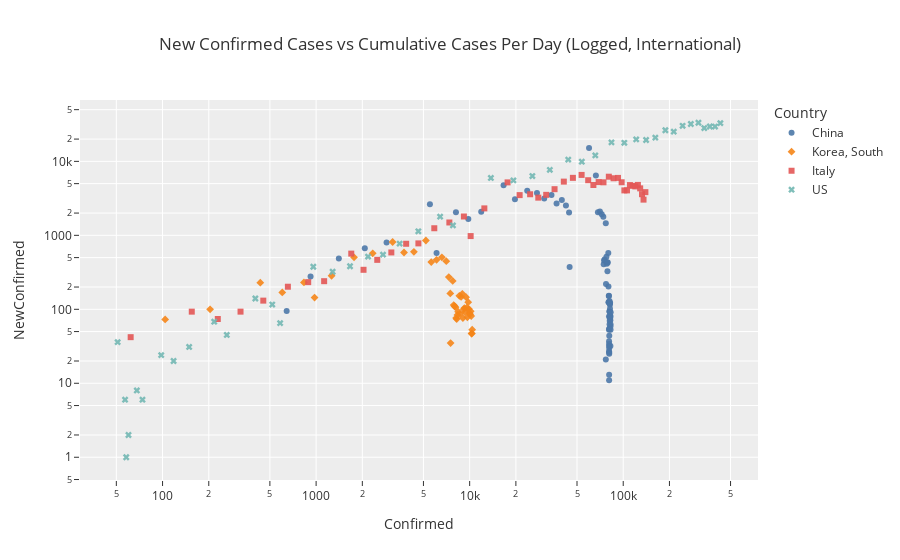

Notebook cell for this chart:
### Markdown cell above
Why does this work?

Lets assume that the the virus grows at a rate proportional to its current value, which intuitively makes sense as each person who has the disease can spread it onto that many more people $dy/dt=kY$. In otherwords, the rate of change of the spread is proportional to the current number of folks who have it. This corresponds to the exponential functional form $Y = Ae^{rt}$. 

$dy/dt = kY(1-Y/L)$

Let's keep this aside for now. The daily increase in new cases is simply $Y_t - Y_{t-1}$, here we've labelled it as `NewConfirmed`. 

Another way to think about this is that the current day's case count will be the previous day's count plus some proportion of that count.

### Code cell
# Appears that China and South Korea have defintely been able to "flatten" the curve, while Italy is nearing the end of the tunnel. 
countriesToPlot = ['US', 'Korea, South', 'Italy', 'China']
fig =   px.scatter(data_frame=df_country[df_country.Country.isin(countriesToPlot)].loc[df_country.Confirmed > 50], 
                   x='Confirmed', y='NewConfirmed', color='Country', symbol='Country',
                   log_x=True,log_y=True, 
                   hover_name='Date', hover_data=['NewConfirmed','Confirmed','Date','EpidemicStartDate'],
                   title='New Confirmed Cases vs Cumulative Cases Per Day (Logged, International)', template='ggplot2', 
                   color_discrete_sequence= px.colors.qualitative.T10, opacity=0.9
                  )
fig.show()
# fig.show(renderer='svg', width=1050, height=550)

### Figure 1 — Plotly figure (JSON) as saved in the notebook; plotly's stock layout.template omitted (floating-point values rounded to 4 significant figures; data arrays with more than 128 entries replaced by an {"elided": "..."} marker saying what was removed)
{"data": [{"customdata": {"elided": "78x4 mixed values"}, "hovertemplate": "<b>%{hovertext}</b><br><br>Country=China<br>Confirmed=%{customdata[1]}<br>NewConfirmed=%{customdata[0]}<br>Date=%{customdata[2]}<br>EpidemicStartDate=%{customdata[3]}<extra></extra>", "hovertext": ["2020-01-22", "2020-01-23", "2020-01-24", "2020-01-25", "2020-01-26", "2020-01-27", "2020-01-28", "2020-01-29", "2020-01-30", "2020-01-31", "2020-02-01", "2020-02-02", "2020-02-03", "2020-02-04", "2020-02-05", "2020-02-06", "2020-02-07", "2020-02-08", "2020-02-09", "2020-02-10", "2020-02-11", "2020-02-12", "2020-02-13", "2020-02-14", "2020-02-15", "2020-02-16", "2020-02-17", "2020-02-18", "2020-02-19", "2020-02-20", "2020-02-21", "2020-02-22", "2020-02-23", "2020-02-24", "2020-02-25", "2020-02-26", "2020-02-27", "2020-02-28", "2020-02-29", "2020-03-01", "2020-03-02", "2020-03-03", "2020-03-04", "2020-03-05", "2020-03-06", "2020-03-07", "2020-03-08", "2020-03-09", "2020-03-10", "2020-03-11", "2020-03-12", "2020-03-13", "2020-03-14", "2020-03-15", "2020-03-16", "2020-03-17", "2020-03-18", "2020-03-19", "2020-03-20", "2020-03-21", "2020-03-22", "2020-03-23", "2020-03-24", "2020-03-25", "2020-03-26", "2020-03-27", "2020-03-28", "2020-03-29", "2020-03-30", "2020-03-31", "2020-04-01", "2020-04-02", "2020-04-03", "2020-04-04", "2020-04-05", "2020-04-06", "2020-04-07", "2020-04-08"], "legendgroup": "China", "marker": {"color": "#4C78A8", "opacity": 0.9, "symbol": "circle"}, "mode": "markers", "name": "China", "showlegend": true, "type": "scatter", "x": [548, 643, 920, 1406, 2075, 2877, 5509, 6087, 8141, 9802, 11891, 16630, 19716, 23707, 27440, 30587, 34110, 36814, 39829, 42354, 44386, 44759, 59895, 66358, 68413, 70513, 72434, 74211, 74619, 75077, 75550, 77001, 77022, 77241, 77754, 78166, 78600, 78928, 79356, 79932, 80136, 80261, 80386, 80537, 80690, 80770, 80823, 80860, 80887, 80921, 80932, 80945, 80977, 81003, 81033, 81058, 81102, 81156, 81250, 81305, 81435, 81498, 81591, 81661, 81782, 81897, 81999, 82122, 82198, 82279, 82361, 82432, 82511, 82543, 82602, 82665, 82718, 82809], "xaxis": "x", "y": [null, 95, 277, 486, 669, 802, 2632, 578, 2054, 1661, 2089, 4739, 3086, 3991, 3733, 3147, 3523, 2704, 3015, 2525, 2032, 373, 15136, 6463, 2055, 2100, 1921, 1777, 408, 458, 473, 1451, 21, 219, 513, 412, 434, 328, 428, 576, 204, 125, 125, 151, 153, 80, 53, 37, 27, 34, 11, 13, 32, 26, 30, 25, 44, 54, 94, 55, 130, 63, 93, 70, 121, 115, 102, 123, 76, 81, 82, 71, 79, 32, 59, 63, 53, 91], "yaxis": "y"}, {"customdata": {"elided": "49x4 mixed values"}, "hovertemplate": "<b>%{hovertext}</b><br><br>Country=Korea, South<br>Confirmed=%{customdata[1]}<br>NewConfirmed=%{customdata[0]}<br>Date=%{customdata[2]}<br>EpidemicStartDate=%{customdata[3]}<extra></extra>", "hovertext": ["2020-02-20", "2020-02-21", "2020-02-22", "2020-02-23", "2020-02-24", "2020-02-25", "2020-02-26", "2020-02-27", "2020-02-28", "2020-02-29", "2020-03-01", "2020-03-02", "2020-03-03", "2020-03-04", "2020-03-05", "2020-03-06", "2020-03-07", "2020-03-08", "2020-03-09", "2020-03-10", "2020-03-11", "2020-03-12", "2020-03-13", "2020-03-14", "2020-03-15", "2020-03-16", "2020-03-17", "2020-03-18", "2020-03-19", "2020-03-20", "2020-03-21", "2020-03-22", "2020-03-23", "2020-03-24", "2020-03-25", "2020-03-26", "2020-03-27", "2020-03-28", "2020-03-29", "2020-03-30", "2020-03-31", "2020-04-01", "2020-04-02", "2020-04-03", "2020-04-04", "2020-04-05", "2020-04-06", "2020-04-07", "2020-04-08"], "legendgroup": "Korea, South", "marker": {"color": "#F58518", "opacity": 0.9, "symbol": "diamond"}, "mode": "markers", "name": "Korea, South", "showlegend": true, "type": "scatter", "x": [104, 204, 433, 602, 833, 977, 1261, 1766, 2337, 3150, 3736, 4335, 5186, 5621, 6088, 6593, 7041, 7314, 7478, 7513, 7755, 7869, 7979, 8086, 8162, 8236, 8320, 8413, 8565, 8652, 8799, 8961, 8961, 9037, 9137, 9241, 9332, 9478, 9583, 9661, 9786, 9887, 9976, 10062, 10156, 10237, 10284, 10331, 10384], "xaxis": "x", "y": [73, 100, 229, 169, 231, 144, 284, 505, 571, 813, 586, 599, 851, 435, 467, 505, 448, 273, 164, 35, 242, 114, 110, 107, 76, 74, 84, 93, 152, 87, 147, 162, 0, 76, 100, 104, 91, 146, 105, 78, 125, 101, 89, 86, 94, 81, 47, 47, 53], "yaxis": "y"}, {"customdata": {"elided": "47x4 mixed values"}, "hovertemplate": "<b>%{hovertext}</b><br><br>Country=Italy<br>Confirmed=%{customdata[1]}<br>NewConfirmed=%{customdata[0]}<br>Date=%{customdata[2]}<br>EpidemicStartDate=%{customdata[3]}<extra></extra>", "hovertext": ["2020-02-22", "2020-02-23", "2020-02-24", "2020-02-25", "2020-02-26", "2020-02-27", "2020-02-28", "2020-02-29", "2020-03-01", "2020-03-02", "2020-03-03", "2020-03-04", "2020-03-05", "2020-03-06", "2020-03-07", "2020-03-08", "2020-03-09", "2020-03-10", "2020-03-11", "2020-03-12", "2020-03-13", "2020-03-14", "2020-03-15", "2020-03-16", "2020-03-17", "2020-03-18", "2020-03-19", "2020-03-20", "2020-03-21", "2020-03-22", "2020-03-23", "2020-03-24", "2020-03-25", "2020-03-26", "2020-03-27", "2020-03-28", "2020-03-29", "2020-03-30", "2020-03-31", "2020-04-01", "2020-04-02", "2020-04-03", "2020-04-04", "2020-04-05", "2020-04-06", "2020-04-07", "2020-04-08"], "legendgroup": "Italy", "marker": {"color": "#E45756", "opacity": 0.9, "symbol": "square"}, "mode": "markers", "name": "Italy", "showlegend": true, "type": "scatter", "x": [62, 155, 229, 322, 453, 655, 888, 1128, 1694, 2036, 2502, 3089, 3858, 4636, 5883, 7375, 9172, 10149, 12462, 12462, 17660, 21157, 24747, 27980, 31506, 35713, 41035, 47021, 53578, 59138, 63927, 69176, 74386, 80589, 86498, 92472, 97689, 101739, 105792, 110574, 115242, 119827, 124632, 128948, 132547, 135586, 139422], "xaxis": "x", "y": [42, 93, 74, 93, 131, 202, 233, 240, 566, 342, 466, 587, 769, 778, 1247, 1492, 1797, 977, 2313, 0, 5198, 3497, 3590, 3233, 3526, 4207, 5322, 5986, 6557, 5560, 4789, 5249, 5210, 6203, 5909, 5974, 5217, 4050, 4053, 4782, 4668, 4585, 4805, 4316, 3599, 3039, 3836], "yaxis": "y"}, {"customdata": {"elided": "45x4 mixed values"}, "hovertemplate": "<b>%{hovertext}</b><br><br>Country=US<br>Confirmed=%{customdata[1]}<br>NewConfirmed=%{customdata[0]}<br>Date=%{customdata[2]}<br>EpidemicStartDate=%{customdata[3]}<extra></extra>", "hovertext": ["2020-02-24", "2020-02-25", "2020-02-26", "2020-02-27", "2020-02-28", "2020-02-29", "2020-03-01", "2020-03-02", "2020-03-03", "2020-03-04", "2020-03-05", "2020-03-06", "2020-03-07", "2020-03-08", "2020-03-09", "2020-03-10", "2020-03-11", "2020-03-12", "2020-03-13", "2020-03-14", "2020-03-15", "2020-03-16", "2020-03-17", "2020-03-18", "2020-03-19", "2020-03-20", "2020-03-21", "2020-03-22", "2020-03-23", "2020-03-24", "2020-03-25", "2020-03-26", "2020-03-27", "2020-03-28", "2020-03-29", "2020-03-30", "2020-03-31", "2020-04-01", "2020-04-02", "2020-04-03", "2020-04-04", "2020-04-05", "2020-04-06", "2020-04-07", "2020-04-08"], "legendgroup": "US", "marker": {"color": "#72B7B2", "opacity": 0.9, "symbol": "x"}, "mode": "markers", "name": "US", "showlegend": true, "type": "scatter", "x": [51, 51, 57, 58, 60, 68, 74, 98, 118, 149, 217, 262, 402, 518, 583, 959, 1281, 1663, 2179, 2727, 3499, 4632, 6421, 7783, 13747, 19273, 25600, 33276, 43847, 53740, 65778, 83836, 101657, 121478, 140909, 161837, 188172, 213372, 243616, 275586, 308850, 337072, 366667, 396223, 429052], "xaxis": "x", "y": [36, 0, 6, 1, 2, 8, 6, 24, 20, 31, 68, 45, 140, 116, 65, 376, 322, 382, 516, 548, 772, 1133, 1789, 1362, 5964, 5526, 6327, 7676, 10571, 9893, 12038, 18058, 17821, 19821, 19431, 20928, 26335, 25200, 30244, 31970, 33264, 28222, 29595, 29556, 32829], "yaxis": "y"}], "layout": {"legend": {"title": {"text": "Country"}, "tracegroupgap": 0}, "title": {"text": "New Confirmed Cases vs Cumulative Cases Per Day (Logged, International)"}, "xaxis": {"anchor": "y", "domain": [0, 1], "title": {"text": "Confirmed"}, "type": "log"}, "yaxis": {"anchor": "x", "domain": [0, 1], "title": {"text": "NewConfirmed"}, "type": "log"}}}
